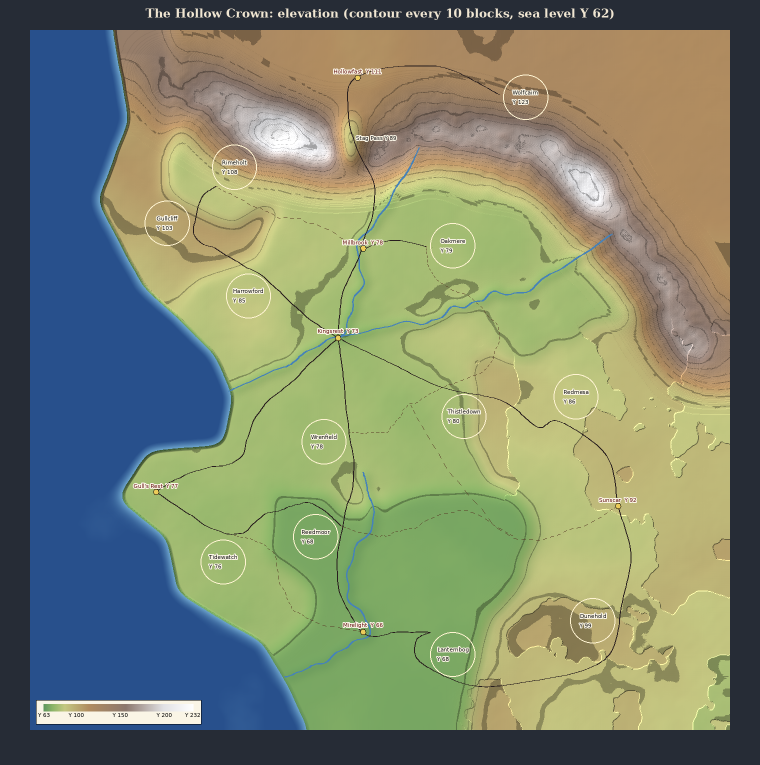
#> input picture map/hollow-crown-elevation.png, 1520 x 1530 px, given in place of hollow-crown-full-map-preview.png, which was not available (shown at 1/2 size)
$ python minimap_tiles.py
#> lines starting #> are read from the running program, lines starting #| are printed output that depends on the picture
"""Paint the minimap: cut the top-down picture of the generated world into HUD map tiles.

    python3 tools/minimap_tiles.py [preview.png] [terrain.npz]

Defaults are the files map/genworld.py and map/draw_map.py write in the shared folder:
    /mnt/project-files/siege-nights/map/hollow-crown-full-map-preview.png   (1 px = 1 block, from x,z = -1264)
    /mnt/project-files/siege-nights/map/terrain.npz                          (region of every spot)

Run it again whenever the world map is regenerated, then commit the changed files.

Writes:
    Siege_Nights_RP/textures/ui/hc/minimap/mxXXzZZ.png one view per 64-block tile: that tile and its 8 neighbours
    Siege_Nights_RP/textures/ui/hc/minimap/mnone__.png "uncharted" (off the map, other dimensions)
    Siege_Nights_RP/textures/ui/hc/minimap/aq..ay.png  the player's arrow, north-up, turning clockwise
    Siege_Nights_RP/textures/ui/hc/minimap/frame.png   the border
    Siege_Nights_BP/scripts/minimap/regions.js         which region each 32-block cell is in (for the place label)

The numbers here must match scripts/minimap/data.js (TILE, TILES, ORIGIN) and the layout in
Siege_Nights_RP/ui/hud_screen.json (made by tools/minimap_ui.py).
"""
import os, re, sys, math
import numpy as np
from PIL import Image, ImageDraw

ROOT = os.path.dirname(os.path.dirname(os.path.abspath(__file__)))
SHARED = "/mnt/project-files/siege-nights/map"
PREVIEW = sys.argv[1] if len(sys.argv) > 1 else os.path.join(SHARED, "hollow-crown-full-map-preview.png")
TERRAIN = sys.argv[2] if len(sys.argv) > 2 else os.path.join(SHARED, "terrain.npz")
OUT = os.path.join(ROOT, "Siege_Nights_RP", "textures", "ui", "hc", "minimap")
REGIONS_JS = os.path.join(ROOT, "Siege_Nights_BP", "scripts", "minimap", "regions.js")
CONFIG = os.path.join(ROOT, "Siege_Nights_BP", "scripts", "plots", "config.js")

PREVIEW_ORIGIN = -1264      # world x/z of the preview's top-left pixel
ORIGIN = -1280              # world x/z where tile 0 starts
TILE = 64                   # blocks per tile
TILES = 40                  # tiles per side (-1280 .. 1280)
PX = 24                     # pixels per tile in the textures; a view is 3 x 3 tiles = 72 px
CELL = 32                   # region cells for the label
UNCHARTED = (38, 34, 44)
PALETTE = 64

os.makedirs(OUT, exist_ok=True)
os.makedirs(os.path.dirname(REGIONS_JS), exist_ok=True)

# ---------------------------------------------------------------- the whole map, downscaled once
pre = Image.open(PREVIEW).convert("RGB")
#> pre is the input picture: PIL image 1520x1530 RGB; mean R, G, B 125.5, 135.1, 109.3
pad = PREVIEW_ORIGIN - (ORIGIN - TILE)                   # the canvas starts one tile before tile 0
side = (TILES + 2) * TILE
canvas = Image.new("RGB", (side, side), UNCHARTED)
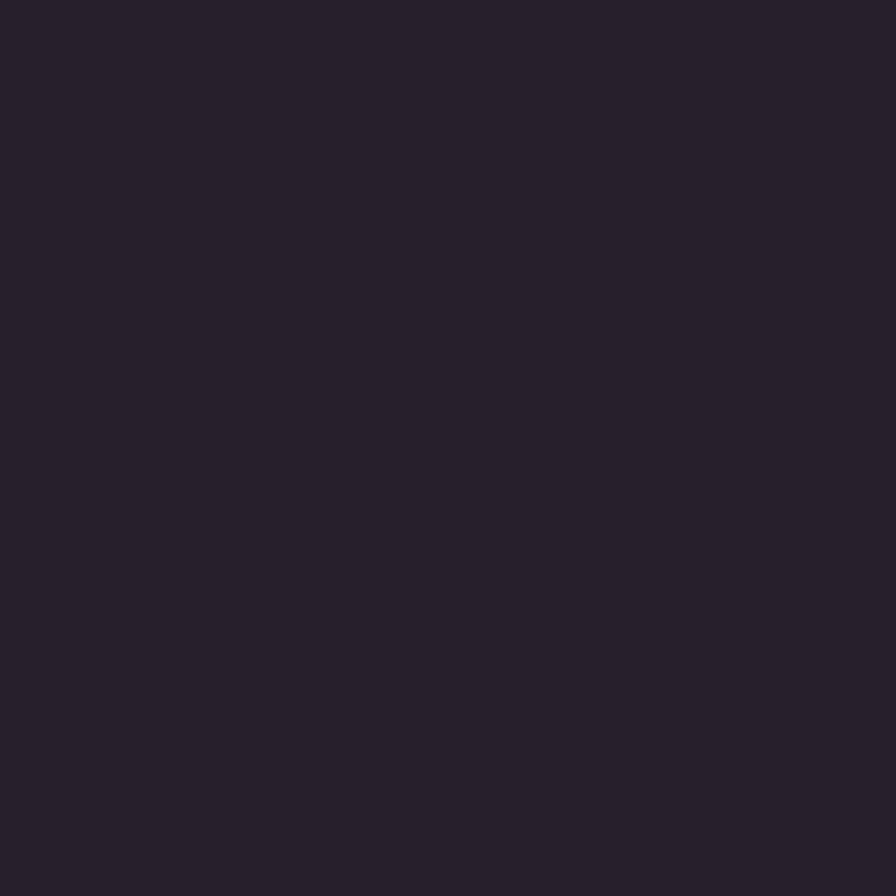
#> canvas: PIL image 2688x2688 RGB (shown at 1/3 size); mean R, G, B 38, 34, 44
canvas.paste(pre, (pad, pad))
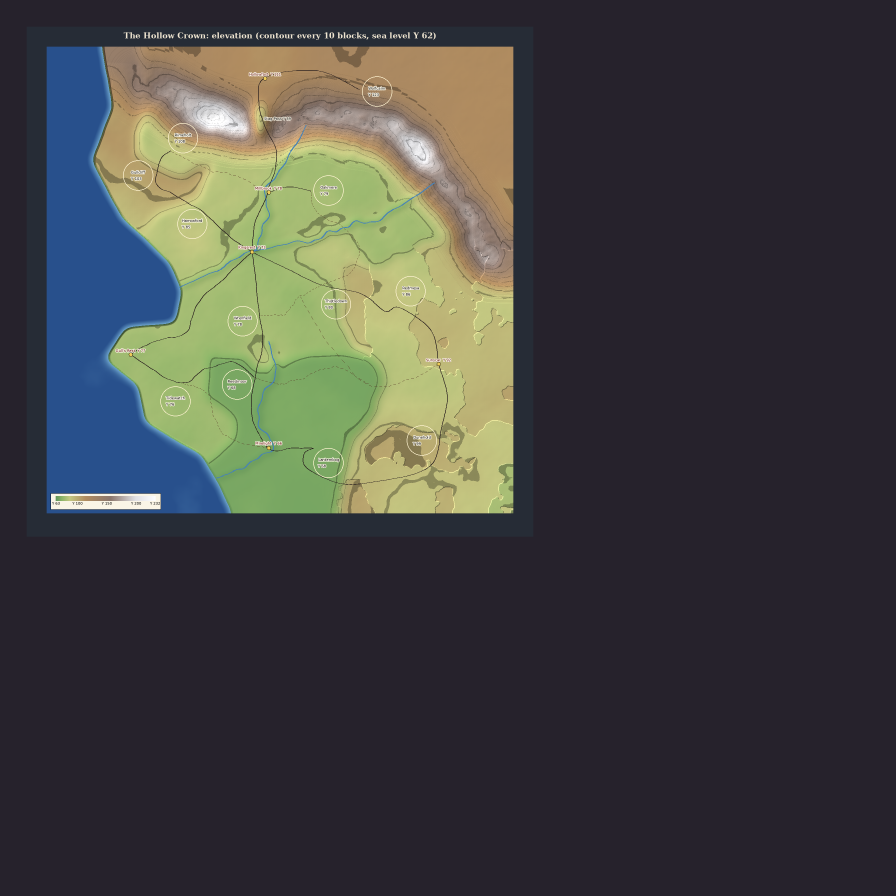
#> canvas: PIL image 2688x2688 RGB (shown at 1/3 size); mean R, G, B 66.2, 66.5, 65
small = canvas.resize(((TILES + 2) * PX,) * 2, Image.BOX)

# night-ish look: a touch darker and cooler than the daylight render, so it sits on the HUD quietly
a = np.asarray(small, np.float32)
grey = a.mean(axis=2, keepdims=True)
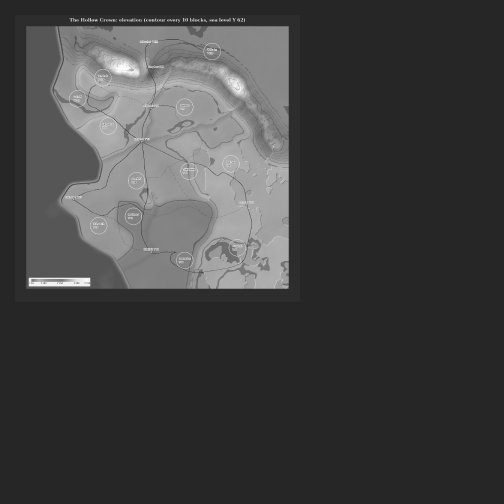
#> grey: shape (1008, 1008, 1) float32 (shown at 1/2 size); min 33.33, max 255, mean 65.9
a = (a * 0.8 + grey * 0.2) * 0.88 + np.array([0, 2, 8], np.float32)
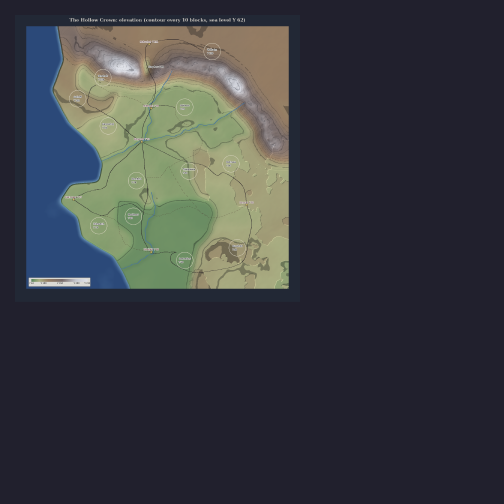
#> a: shape (1008, 1008, 3) float32 (shown at 1/2 size); mean R, G, B 57.6, 60, 64.5
small = Image.fromarray(np.clip(a, 0, 255).astype(np.uint8))

# settlements: plots (gold) and towns (pale), from the add-on's own config
#> (the run stopped early here; a loop or call above may not have finished)
